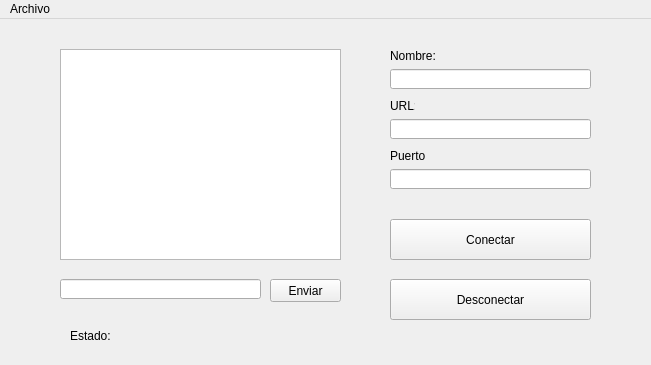
<?xml version="1.0" encoding="UTF-8"?>
<ui version="4.0">
 <class>MainWindow</class>
 <widget class="QMainWindow" name="MainWindow">
  <property name="geometry">
   <rect>
    <x>0</x>
    <y>0</y>
    <width>651</width>
    <height>365</height>
   </rect>
  </property>
  <property name="windowTitle">
   <string>MainWindow</string>
  </property>
  <widget class="QWidget" name="centralwidget">
   <widget class="QPlainTextEdit" name="cajaDeMensajes">
    <property name="geometry">
     <rect>
      <x>60</x>
      <y>30</y>
      <width>281</width>
      <height>211</height>
     </rect>
    </property>
   </widget>
   <widget class="QLabel" name="label">
    <property name="geometry">
     <rect>
      <x>390</x>
      <y>130</y>
      <width>37</width>
      <height>14</height>
     </rect>
    </property>
    <property name="font">
     <font>
      <pointsize>9</pointsize>
     </font>
    </property>
    <property name="text">
     <string>Puerto</string>
    </property>
   </widget>
   <widget class="QLineEdit" name="puerto">
    <property name="geometry">
     <rect>
      <x>390</x>
      <y>150</y>
      <width>201</width>
      <height>20</height>
     </rect>
    </property>
   </widget>
   <widget class="QLabel" name="label_2">
    <property name="geometry">
     <rect>
      <x>390</x>
      <y>80</y>
      <width>25</width>
      <height>14</height>
     </rect>
    </property>
    <property name="font">
     <font>
      <pointsize>9</pointsize>
     </font>
    </property>
    <property name="text">
     <string>URL:</string>
    </property>
   </widget>
   <widget class="QLineEdit" name="url">
    <property name="geometry">
     <rect>
      <x>390</x>
      <y>100</y>
      <width>201</width>
      <height>20</height>
     </rect>
    </property>
   </widget>
   <widget class="QLabel" name="label_3">
    <property name="geometry">
     <rect>
      <x>70</x>
      <y>310</y>
      <width>47</width>
      <height>13</height>
     </rect>
    </property>
    <property name="font">
     <font>
      <pointsize>9</pointsize>
     </font>
    </property>
    <property name="text">
     <string>Estado:</string>
    </property>
   </widget>
   <widget class="QLabel" name="estado">
    <property name="geometry">
     <rect>
      <x>120</x>
      <y>310</y>
      <width>151</width>
      <height>16</height>
     </rect>
    </property>
    <property name="font">
     <font>
      <pointsize>9</pointsize>
     </font>
    </property>
    <property name="text">
     <string/>
    </property>
   </widget>
   <widget class="QPushButton" name="pushButton">
    <property name="geometry">
     <rect>
      <x>390</x>
      <y>200</y>
      <width>201</width>
      <height>41</height>
     </rect>
    </property>
    <property name="text">
     <string>Conectar</string>
    </property>
   </widget>
   <widget class="QPushButton" name="pushButton_2">
    <property name="geometry">
     <rect>
      <x>390</x>
      <y>260</y>
      <width>201</width>
      <height>41</height>
     </rect>
    </property>
    <property name="text">
     <string>Desconectar</string>
    </property>
   </widget>
   <widget class="QLineEdit" name="mensaje">
    <property name="geometry">
     <rect>
      <x>60</x>
      <y>260</y>
      <width>201</width>
      <height>20</height>
     </rect>
    </property>
   </widget>
   <widget class="QPushButton" name="pushButton_3">
    <property name="geometry">
     <rect>
      <x>270</x>
      <y>260</y>
      <width>71</width>
      <height>23</height>
     </rect>
    </property>
    <property name="text">
     <string>Enviar</string>
    </property>
   </widget>
   <widget class="QLabel" name="label_4">
    <property name="geometry">
     <rect>
      <x>390</x>
      <y>30</y>
      <width>47</width>
      <height>14</height>
     </rect>
    </property>
    <property name="font">
     <font>
      <pointsize>9</pointsize>
     </font>
    </property>
    <property name="text">
     <string>Nombre:</string>
    </property>
   </widget>
   <widget class="QLineEdit" name="nombre">
    <property name="geometry">
     <rect>
      <x>390</x>
      <y>50</y>
      <width>201</width>
      <height>20</height>
     </rect>
    </property>
   </widget>
  </widget>
  <widget class="QMenuBar" name="menubar">
   <property name="geometry">
    <rect>
     <x>0</x>
     <y>0</y>
     <width>651</width>
     <height>21</height>
    </rect>
   </property>
   <widget class="QMenu" name="menuArchivo">
    <property name="title">
     <string>Archivo</string>
    </property>
    <addaction name="actionHistorial"/>
    <addaction name="separator"/>
    <addaction name="actionCerrar"/>
   </widget>
   <addaction name="menuArchivo"/>
  </widget>
  <action name="actionCerrar">
   <property name="text">
    <string>Cerrar</string>
   </property>
  </action>
  <action name="actionHistorial">
   <property name="text">
    <string>Historial</string>
   </property>
  </action>
 </widget>
 <resources/>
 <connections/>
</ui>
